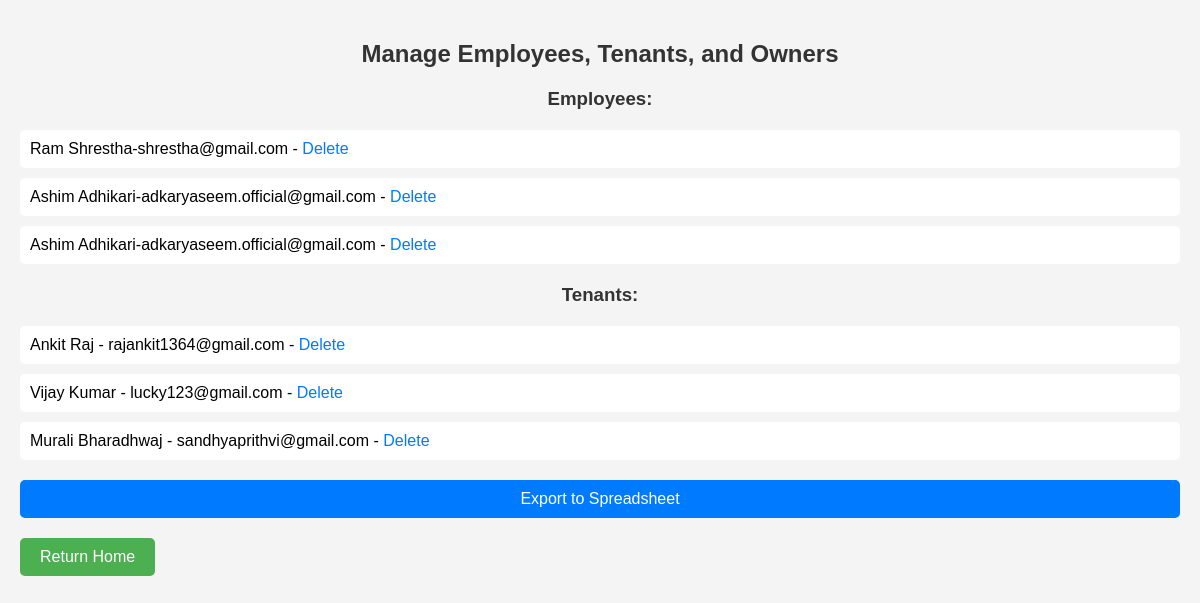
/Admin/manage_data.php, run on the app's committed database.
### tables this page shows
CREATE TABLE `employee` (
  `employee_id` int(11) NOT NULL,
  `first_name` varchar(255) NOT NULL,
  `last_name` varchar(255) NOT NULL,
  `email` varchar(255) NOT NULL,
  `phone_number` varchar(20) NOT NULL,
  `admin_id` int(11) DEFAULT NULL,
  `owner_id` int(11) DEFAULT NULL,
  `username` varchar(255) NOT NULL,
  `password` varchar(255) NOT NULL,
  `name` varchar(50) NOT NULL
);

CREATE TABLE `tenant` (
  `tenant_id` int(11) NOT NULL,
  `first_name` varchar(255) NOT NULL,
  `last_name` varchar(255) NOT NULL,
  `email` varchar(255) NOT NULL,
  `phone_number` varchar(20) NOT NULL,
  `age` int(11) NOT NULL,
  `dob` date NOT NULL,
  `owner_id` int(11) DEFAULT NULL,
  `username` varchar(255) NOT NULL,
  `password` varchar(255) NOT NULL
);

### Admin/manage_data.php (the view, shortened to what this page needs)
<?php
$conn = connect();
$employee_query = "SELECT * FROM employee";
$employee_result = $conn->query($employee_query);
$tenant_query = "SELECT * FROM tenant";
$tenant_result = $conn->query($tenant_query);
?>
<!DOCTYPE html>
<html lang="en">
<head>
</head>
<body>
    <h2>Manage Employees, Tenants, and Owners</h2>
    <h3>Employees:</h3>
    <ul>
        <?php
        if ($employee_result->num_rows > 0) {
            while ($row = $employee_result->fetch_assoc()) {
                echo "<li>" . $row["first_name"] ." " . $row["last_name"]. "-" . $row["email"] . " - <a href='delete.php?type=employee&id=" . $row["employee_id"] . "'>Delete</a></li>";
            }
        } else {
            echo "<li>No employees found.</li>";
        }
        ?>
    </ul>
    <h3>Tenants:</h3>
    <ul>
        <?php
        if ($tenant_result->num_rows > 0) {
            while ($row = $tenant_result->fetch_assoc()) {
                echo "<li>" . $row["first_name"] . " " . $row["last_name"] . " - " . $row["email"] . " - <a href='delete.php?type=tenant&id=" . $row["tenant_id"] . "'>Delete</a></li>";
            }
        } else {
            echo "<li>No tenants found.</li>";
        }
        ?>
    </ul>
    <a class="export-button" href="export.php">Export to Spreadsheet</a>
    <a href="admin_dashboard.php" class="back-button">Return Home</a>
</body>
</html>

### Admin/manage_data.php (style rules this page uses)
body { font-family: Arial, sans-serif; background-color: #f4f4f4; margin: 0; padding: 20px; }
h2, h3 { color: #333; text-align: center; }
ul { list-style-type: none; padding: 0; margin: 20px 0; }
li { background-color: #fff; padding: 10px; border-radius: 5px; margin-bottom: 10px; }
a { color: #007bff; text-decoration: none; }
.export-button { display: block; background-color: #007bff; color: #fff; border: none; border-radius: 5px; padding: 10px 20px; margin: 20px auto; text-decoration: none; text-align: center; cursor: pointer; }
.back-button { display: inline-block; padding: 10px 20px; background-color: #4CAF50; color: white; text-decoration: none; border-radius: 5px; margin-right: 20px; }

### data on the page
employee: first_name "Ram", last_name "Shrestha", email "shrestha@gmail.com"
employee: first_name "Ashim", last_name "Adhikari", email "adkaryaseem.official@gmail.com"
employee: first_name "Ashim", last_name "Adhikari", email "adkaryaseem.official@gmail.com"
tenant: first_name "Ankit", last_name "Raj", email "rajankit1364@gmail.com"
tenant: first_name "Vijay", last_name "Kumar", email "lucky123@gmail.com"
tenant: first_name "Murali", last_name "Bharadhwaj", email "sandhyaprithvi@gmail.com"
